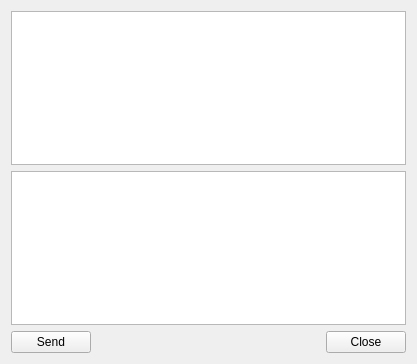
<?xml version="1.0" encoding="UTF-8"?>
<ui version="4.0">
 <class>Widget</class>
 <widget class="QWidget" name="Widget">
  <property name="geometry">
   <rect>
    <x>0</x>
    <y>0</y>
    <width>417</width>
    <height>364</height>
   </rect>
  </property>
  <property name="windowTitle">
   <string>Widget</string>
  </property>
  <layout class="QGridLayout" name="gridLayout">
   <item row="0" column="0" colspan="3">
    <widget class="QTextBrowser" name="textRead"/>
   </item>
   <item row="1" column="0" colspan="3">
    <widget class="QTextBrowser" name="textWrite">
     <property name="readOnly">
      <bool>false</bool>
     </property>
    </widget>
   </item>
   <item row="2" column="0">
    <widget class="QPushButton" name="buttonSend">
     <property name="text">
      <string>Send</string>
     </property>
    </widget>
   </item>
   <item row="2" column="1">
    <spacer name="horizontalSpacer">
     <property name="orientation">
      <enum>Qt::Horizontal</enum>
     </property>
     <property name="sizeHint" stdset="0">
      <size>
       <width>234</width>
       <height>20</height>
      </size>
     </property>
    </spacer>
   </item>
   <item row="2" column="2">
    <widget class="QPushButton" name="buttonClose">
     <property name="text">
      <string>Close</string>
     </property>
    </widget>
   </item>
  </layout>
 </widget>
 <layoutdefault spacing="6" margin="11"/>
 <resources/>
 <connections/>
</ui>
